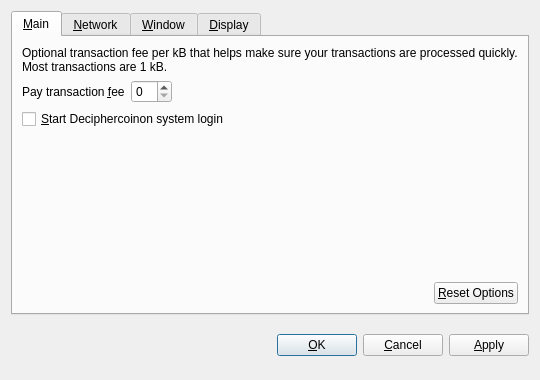
<?xml version="1.0" encoding="UTF-8"?>
<ui version="4.0">
 <class>OptionsDialog</class>
 <widget class="QDialog" name="OptionsDialog">
  <property name="geometry">
   <rect>
    <x>0</x>
    <y>0</y>
    <width>540</width>
    <height>380</height>
   </rect>
  </property>
  <property name="windowTitle">
   <string>Options</string>
  </property>
  <property name="modal">
   <bool>true</bool>
  </property>
  <layout class="QVBoxLayout" name="verticalLayout">
   <item>
    <widget class="QTabWidget" name="tabWidget">
     <property name="tabPosition">
      <enum>QTabWidget::North</enum>
     </property>
     <property name="currentIndex">
      <number>0</number>
     </property>
     <widget class="QWidget" name="tabMain">
      <attribute name="title">
       <string>&amp;Main</string>
      </attribute>
      <layout class="QVBoxLayout" name="verticalLayout_Main">
       <item>
        <widget class="QLabel" name="transactionFeeInfoLabel">
         <property name="text">
          <string>Optional transaction fee per kB that helps make sure your transactions are processed quickly. Most transactions are 1 kB.</string>
         </property>
         <property name="textFormat">
          <enum>Qt::PlainText</enum>
         </property>
         <property name="wordWrap">
          <bool>true</bool>
         </property>
        </widget>
       </item>
       <item>
        <layout class="QHBoxLayout" name="horizontalLayout_1_Main">
         <item>
          <widget class="QLabel" name="transactionFeeLabel">
           <property name="text">
            <string>Pay transaction &amp;fee</string>
           </property>
           <property name="textFormat">
            <enum>Qt::PlainText</enum>
           </property>
           <property name="buddy">
            <cstring>transactionFee</cstring>
           </property>
          </widget>
         </item>
         <item>
          <widget class="BitcoinAmountField" name="transactionFee"/>
         </item>
         <item>
          <spacer name="horizontalSpacer_1_Main">
           <property name="orientation">
            <enum>Qt::Horizontal</enum>
           </property>
           <property name="sizeHint" stdset="0">
            <size>
             <width>40</width>
             <height>20</height>
            </size>
           </property>
          </spacer>
         </item>
        </layout>
       </item>
       <item>
        <widget class="QCheckBox" name="bitcoinAtStartup">
         <property name="toolTip">
          <string>Automatically start Deciphercoinafter logging in to the system.</string>
         </property>
         <property name="text">
          <string>&amp;Start Deciphercoinon system login</string>
         </property>
        </widget>
       </item>
       <item>
        <spacer name="verticalSpacer_Main">
         <property name="orientation">
          <enum>Qt::Vertical</enum>
         </property>
         <property name="sizeHint" stdset="0">
          <size>
           <width>20</width>
           <height>40</height>
          </size>
         </property>
        </spacer>
       </item>
       <item>
        <layout class="QHBoxLayout" name="horizontalLayout_2_Main">
         <item>
          <spacer name="horizontalSpacer_2_Main">
           <property name="orientation">
            <enum>Qt::Horizontal</enum>
           </property>
           <property name="sizeHint" stdset="0">
            <size>
             <width>40</width>
             <height>20</height>
            </size>
           </property>
          </spacer>
         </item>
         <item>
          <widget class="QPushButton" name="resetButton">
           <property name="toolTip">
            <string>Reset all client options to default.</string>
           </property>
           <property name="text">
            <string>&amp;Reset Options</string>
           </property>
           <property name="autoDefault">
            <bool>false</bool>
           </property>
          </widget>
         </item>
        </layout>
       </item>
      </layout>
     </widget>
     <widget class="QWidget" name="tabNetwork">
      <attribute name="title">
       <string>&amp;Network</string>
      </attribute>
      <layout class="QVBoxLayout" name="verticalLayout_Network">
       <item>
        <widget class="QCheckBox" name="mapPortUpnp">
         <property name="toolTip">
          <string>Automatically open the Bitcoin client port on the router. This only works when your router supports UPnP and it is enabled.</string>
         </property>
         <property name="text">
          <string>Map port using &amp;UPnP</string>
         </property>
        </widget>
       </item>
       <item>
        <widget class="QCheckBox" name="connectSocks">
         <property name="toolTip">
          <string>Connect to the Bitcoin network through a SOCKS proxy (e.g. when connecting through Tor).</string>
         </property>
         <property name="text">
          <string>&amp;Connect through SOCKS proxy:</string>
         </property>
        </widget>
       </item>
       <item>
        <layout class="QHBoxLayout" name="horizontalLayout_Network">
         <item>
          <widget class="QLabel" name="proxyIpLabel">
           <property name="text">
            <string>Proxy &amp;IP:</string>
           </property>
           <property name="textFormat">
            <enum>Qt::PlainText</enum>
           </property>
           <property name="buddy">
            <cstring>proxyIp</cstring>
           </property>
          </widget>
         </item>
         <item>
          <widget class="QValidatedLineEdit" name="proxyIp">
           <property name="maximumSize">
            <size>
             <width>140</width>
             <height>16777215</height>
            </size>
           </property>
           <property name="toolTip">
            <string>IP address of the proxy (e.g. 127.0.0.1)</string>
           </property>
          </widget>
         </item>
         <item>
          <widget class="QLabel" name="proxyPortLabel">
           <property name="text">
            <string>&amp;Port:</string>
           </property>
           <property name="textFormat">
            <enum>Qt::PlainText</enum>
           </property>
           <property name="buddy">
            <cstring>proxyPort</cstring>
           </property>
          </widget>
         </item>
         <item>
          <widget class="QLineEdit" name="proxyPort">
           <property name="maximumSize">
            <size>
             <width>55</width>
             <height>16777215</height>
            </size>
           </property>
           <property name="toolTip">
            <string>Port of the proxy (e.g. 9050)</string>
           </property>
          </widget>
         </item>
         <item>
          <widget class="QLabel" name="socksVersionLabel">
           <property name="text">
            <string>SOCKS &amp;Version:</string>
           </property>
           <property name="textFormat">
            <enum>Qt::PlainText</enum>
           </property>
           <property name="buddy">
            <cstring>socksVersion</cstring>
           </property>
          </widget>
         </item>
         <item>
          <widget class="QValueComboBox" name="socksVersion">
           <property name="toolTip">
            <string>SOCKS version of the proxy (e.g. 5)</string>
           </property>
          </widget>
         </item>
         <item>
          <spacer name="horizontalSpacer_Network">
           <property name="orientation">
            <enum>Qt::Horizontal</enum>
           </property>
           <property name="sizeHint" stdset="0">
            <size>
             <width>40</width>
             <height>20</height>
            </size>
           </property>
          </spacer>
         </item>
        </layout>
       </item>
       <item>
        <spacer name="verticalSpacer_Network">
         <property name="orientation">
          <enum>Qt::Vertical</enum>
         </property>
         <property name="sizeHint" stdset="0">
          <size>
           <width>20</width>
           <height>40</height>
          </size>
         </property>
        </spacer>
       </item>
      </layout>
     </widget>
     <widget class="QWidget" name="tabWindow">
      <attribute name="title">
       <string>&amp;Window</string>
      </attribute>
      <layout class="QVBoxLayout" name="verticalLayout_Window">
       <item>
        <widget class="QCheckBox" name="minimizeToTray">
         <property name="toolTip">
          <string>Show only a tray icon after minimizing the window.</string>
         </property>
         <property name="text">
          <string>&amp;Minimize to the tray instead of the taskbar</string>
         </property>
        </widget>
       </item>
       <item>
        <widget class="QCheckBox" name="minimizeOnClose">
         <property name="toolTip">
          <string>Minimize instead of exit the application when the window is closed. When this option is enabled, the application will be closed only after selecting Quit in the menu.</string>
         </property>
         <property name="text">
          <string>M&amp;inimize on close</string>
         </property>
        </widget>
       </item>
       <item>
        <spacer name="verticalSpacer_Window">
         <property name="orientation">
          <enum>Qt::Vertical</enum>
         </property>
         <property name="sizeHint" stdset="0">
          <size>
           <width>20</width>
           <height>40</height>
          </size>
         </property>
        </spacer>
       </item>
      </layout>
     </widget>
     <widget class="QWidget" name="tabDisplay">
      <attribute name="title">
       <string>&amp;Display</string>
      </attribute>
      <layout class="QVBoxLayout" name="verticalLayout_Display">
       <item>
        <layout class="QHBoxLayout" name="horizontalLayout_1_Display">
         <item>
          <widget class="QLabel" name="langLabel">
           <property name="text">
            <string>User Interface &amp;language:</string>
           </property>
           <property name="textFormat">
            <enum>Qt::PlainText</enum>
           </property>
           <property name="buddy">
            <cstring>lang</cstring>
           </property>
          </widget>
         </item>
         <item>
          <widget class="QValueComboBox" name="lang">
           <property name="toolTip">
            <string>The user interface language can be set here. This setting will take effect after restarting Bitcoin.</string>
           </property>
          </widget>
         </item>
        </layout>
       </item>
       <item>
        <layout class="QHBoxLayout" name="horizontalLayout_2_Display">
         <item>
          <widget class="QLabel" name="unitLabel">
           <property name="text">
            <string>&amp;Unit to show amounts in:</string>
           </property>
           <property name="textFormat">
            <enum>Qt::PlainText</enum>
           </property>
           <property name="buddy">
            <cstring>unit</cstring>
           </property>
          </widget>
         </item>
         <item>
          <widget class="QValueComboBox" name="unit">
           <property name="toolTip">
            <string>Choose the default subdivision unit to show in the interface and when sending coins.</string>
           </property>
          </widget>
         </item>
        </layout>
       </item>
       <item>
        <widget class="QCheckBox" name="displayAddresses">
         <property name="toolTip">
          <string>Whether to show Bitcoin addresses in the transaction list or not.</string>
         </property>
         <property name="text">
          <string>&amp;Display addresses in transaction list</string>
         </property>
        </widget>
       </item>
       <item>
        <spacer name="verticalSpacer_Display">
         <property name="orientation">
          <enum>Qt::Vertical</enum>
         </property>
         <property name="sizeHint" stdset="0">
          <size>
           <width>20</width>
           <height>40</height>
          </size>
         </property>
        </spacer>
       </item>
      </layout>
     </widget>
    </widget>
   </item>
   <item>
    <layout class="QHBoxLayout" name="horizontalLayout_Buttons">
     <item>
      <spacer name="horizontalSpacer_1">
       <property name="orientation">
        <enum>Qt::Horizontal</enum>
       </property>
       <property name="sizeHint" stdset="0">
        <size>
         <width>40</width>
         <height>48</height>
        </size>
       </property>
      </spacer>
     </item>
     <item>
      <widget class="QLabel" name="statusLabel">
       <property name="font">
        <font>
         <weight>75</weight>
         <bold>true</bold>
        </font>
       </property>
       <property name="text">
        <string/>
       </property>
       <property name="textFormat">
        <enum>Qt::PlainText</enum>
       </property>
       <property name="wordWrap">
        <bool>true</bool>
       </property>
      </widget>
     </item>
     <item>
      <spacer name="horizontalSpacer_2">
       <property name="orientation">
        <enum>Qt::Horizontal</enum>
       </property>
       <property name="sizeHint" stdset="0">
        <size>
         <width>40</width>
         <height>48</height>
        </size>
       </property>
      </spacer>
     </item>
     <item>
      <widget class="QPushButton" name="okButton">
       <property name="text">
        <string>&amp;OK</string>
       </property>
      </widget>
     </item>
     <item>
      <widget class="QPushButton" name="cancelButton">
       <property name="text">
        <string>&amp;Cancel</string>
       </property>
       <property name="autoDefault">
        <bool>false</bool>
       </property>
      </widget>
     </item>
     <item>
      <widget class="QPushButton" name="applyButton">
       <property name="text">
        <string>&amp;Apply</string>
       </property>
       <property name="autoDefault">
        <bool>false</bool>
       </property>
      </widget>
     </item>
    </layout>
   </item>
  </layout>
 </widget>
 <customwidgets>
  <customwidget>
   <class>BitcoinAmountField</class>
   <extends>QSpinBox</extends>
   <header>bitcoinamountfield.h</header>
  </customwidget>
  <customwidget>
   <class>QValueComboBox</class>
   <extends>QComboBox</extends>
   <header>qvaluecombobox.h</header>
  </customwidget>
  <customwidget>
   <class>QValidatedLineEdit</class>
   <extends>QLineEdit</extends>
   <header>qvalidatedlineedit.h</header>
  </customwidget>
 </customwidgets>
 <resources/>
 <connections/>
</ui>
